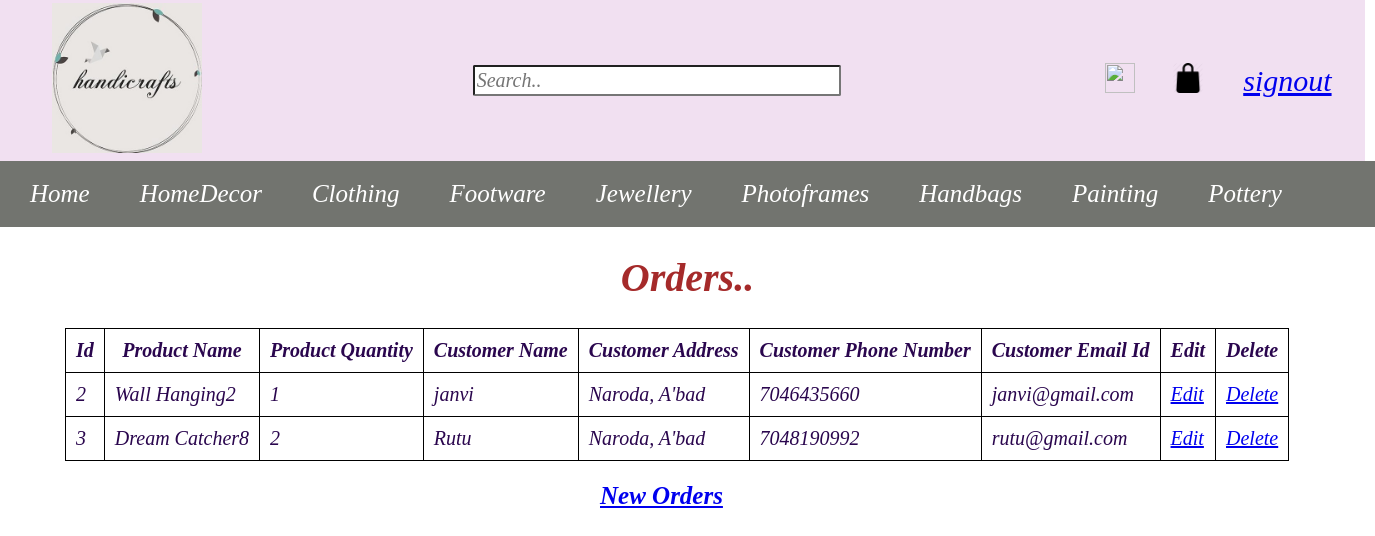
Page /cart/ on the committed database.
### handicraftApp/models.py (models this page shows)
class Pdetailsmodel(models.Model):
    pname=models.CharField(max_length=50)
    pquantity=models.IntegerField()
    cname=models.CharField(max_length=40)
    caddress=models.CharField(max_length=100)
    cphnum=models.IntegerField()
    cemail=models.CharField(max_length=40)

### handicraftApp/views.py (the view)
# urls.py: path('cart/',views.cartViews),
def cartViews(request):
    proddata=Pdetailsmodel.objects.all()
    return render(request,'cart.html',{'Data':proddata})

### handicraftApp/templates/cart.html (shortened to what this page needs)
{% load static %}
<!DOCTYPE html>
<html>
<head>
</head>
<body>
    <form>
    <table style="background-color: rgb(241, 224, 241); width: 1365px; ">
        <tr>
            <td class="imagetd1"><img src="{% static 'handicraftApp/images/logo.jpg' %}" width="150" height="150" ></td>
            <td class="td2"><input type="text" placeholder="Search.." name="search"></td>
            <td class="ltd3"><img src="{% static 'handicraftApp/images/wishlist.jpg' %}" width="30" height="30"></td>
            <td class="ltd4"><a class="pLink" href="/cart/"><img src="{% static 'handicraftApp/images/bag.png' %}" width="30" height="30"></a></td>
            <td class="td3"><a href="/login/">signout</td></a>
        </tr>
    </table>
    </form>
    <div class="navbar">
        <a href="/home/">Home</a>
        <a href="/hdecor/">HomeDecor</a>
        <a href="/clothing">Clothing</a>
        <a href="/footware">Footware</a>
        <a href="/jewellery">Jewellery</a>
        <a href="/photoframes/">Photoframes</a>
        <a href="/handbag/">Handbags</a>
        <a href="/painting">Painting</a>
        <a href="/pot/">Pottery</a>
    </div>
    <h1>Orders..</h1>
    <table class="table1">
        <th class="td1">Id</th>
        <th class="td1">Product Name</th>
        <th class="td1">Product Quantity</th>
        <th class="td1">Customer Name</th>
        <th class="td1">Customer Address</th>
        <th class="td1">Customer Phone Number</th>
        <th class="td1">Customer Email Id</th>
        <th class="td1">Edit</th>
        <th class="td1">Delete</th>
        {% for i in Data %}
        <tr>
            <td class="td1">{{ i.id }}</td>
            <td class="td1">{{ i.pname }}</td>
            <td class="td1">{{ i.pquantity }}</td>
            <td class="td1">{{ i.cname }}</td>
            <td class="td1">{{ i.caddress }}</td>
            <td class="td1">{{ i.cphnum }}</td>
            <td class="td1">{{ i.cemail }}</td>
            <td class="td1"><a href="/edit/?id={{ i.id }}">Edit</a></td>
            <td class="td1"><a href="/delete/?del={{ i.id }}">Delete</a></td>
        </tr>
        {% endfor %}
    </table>
    <h4><a class="Link1" href="/formdetail/">New Orders</a></h4>
</body>
</html>

### handicraftApp/templates/cart.html (style rules this page uses)
body { margin:0px; }
.table1 { margin-left: 65px; border: 1px solid black; border-collapse: collapse; }
.td1 { border: 1px solid black; color: rgb(42, 6, 78); padding: 10px; }
input[type=text] { width: 360px; height: 25px; border-radius: 2px; font-family: inherit; font-style: italic; font-size: 20px; }
h1 { font-family: inherit; font-style: italic; font-size: 40px; text-align: center; color: brown; }
th,td { font-family: inherit; font-style: italic; font-size: 20px; }
.imagetd1 { padding-left: 50px; }
.td2 { padding-left: 200px; }
.td3 { font-family: inherit; font-style: italic; font-size: 30px; }
.ltd3 { padding-left: 70px; }
.ltd4 { padding-right: 20px; }
.navbar { padding: 5px; overflow: hidden; background-color: rgb(114, 116, 111); font-family: inherit; font-style: italic; font-size: 25px; }
.navbar a { float: left; color: white; text-align: center; padding: 14px 25px; text-decoration: none; font-family: inherit; font-style: italic; font-size: 25px; }
.Link1 { font-family: inherit; font-style: italic; font-size: 25px; margin-left: 600px; }

### rows in the picture
Pdetailsmodel: id "2", pname "Wall Hanging2", pquantity "1", cname "janvi", caddress "Naroda, A'bad", cphnum "7046435660", cemail "janvi@gmail.com"
Pdetailsmodel: id "3", pname "Dream Catcher8", pquantity "2", cname "Rutu", caddress "Naroda, A'bad", cphnum "7048190992", cemail "rutu@gmail.com"
